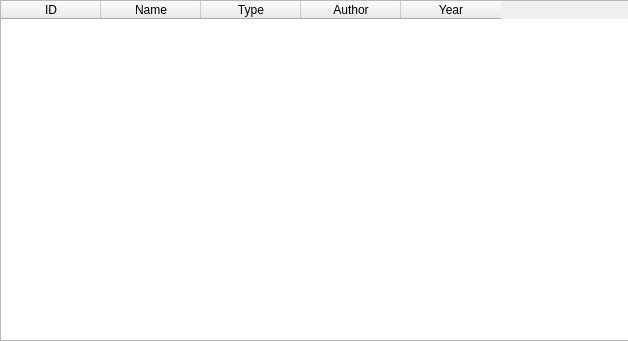
<?xml version="1.0" encoding="UTF-8"?>
<ui version="4.0">
 <class>MainWindow</class>
 <widget class="QMainWindow" name="MainWindow">
  <property name="geometry">
   <rect>
    <x>0</x>
    <y>0</y>
    <width>628</width>
    <height>341</height>
   </rect>
  </property>
  <property name="windowTitle">
   <string>MainWindow</string>
  </property>
  <widget class="QWidget" name="centralwidget">
   <widget class="QTableWidget" name="tableWidget">
    <property name="geometry">
     <rect>
      <x>0</x>
      <y>0</y>
      <width>631</width>
      <height>341</height>
     </rect>
    </property>
    <column>
     <property name="text">
      <string>ID</string>
     </property>
    </column>
    <column>
     <property name="text">
      <string>Name</string>
     </property>
    </column>
    <column>
     <property name="text">
      <string>Type</string>
     </property>
    </column>
    <column>
     <property name="text">
      <string>Author</string>
     </property>
    </column>
    <column>
     <property name="text">
      <string>Year</string>
     </property>
    </column>
   </widget>
  </widget>
 </widget>
 <resources/>
 <connections/>
</ui>
